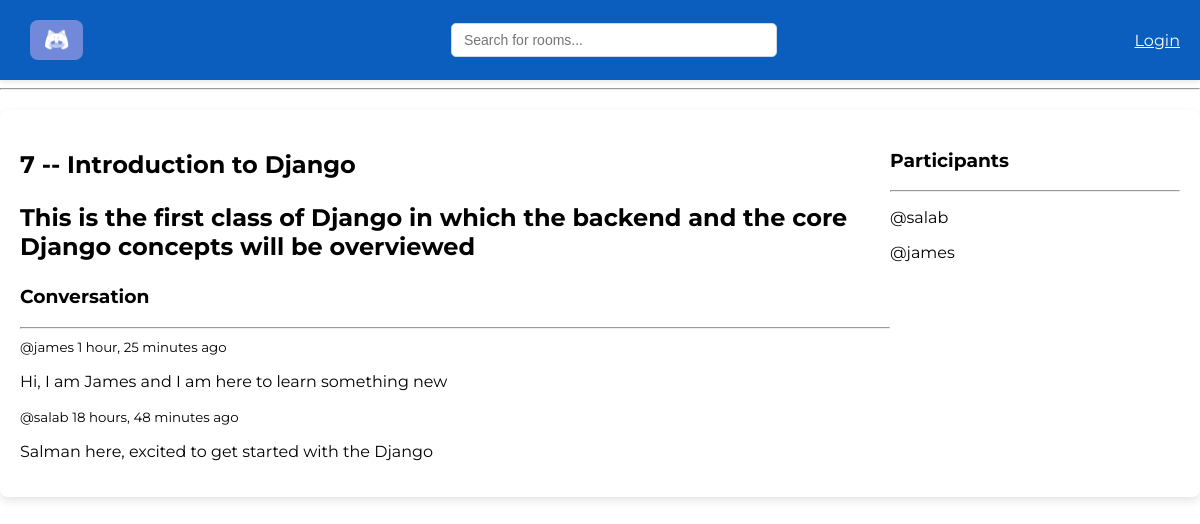
Screenshot of /room/7/ with the database file from the repository.
### base/models.py (models this page shows, shortened)
class Room(models.Model):
    host = models.ForeignKey(User, on_delete=models.SET_NULL, null=True)
    topic = models.ForeignKey(Topic, on_delete=models.SET_NULL, null=True)
    name = models.CharField(max_length=200)
    description = models.TextField(null=True, blank=True)
    participants = models.ManyToManyField(User, related_name="participants", blank=True)
    updated = models.DateTimeField(auto_now=True)
    created = models.DateTimeField(auto_now_add=True)
    class Meta:
        ordering = ["-updated", "-created"]

class Message(models.Model):
    user = models.ForeignKey(User, on_delete=models.CASCADE)
    room = models.ForeignKey(Room, on_delete=models.CASCADE)
    body = models.TextField()
    updated = models.DateTimeField(auto_now=True)
    created = models.DateTimeField(auto_now_add=True)
    class Meta:
        ordering = ["-updated", "-created"]

### base/views.py (the view, shortened to what this page needs)
# urls.py: path('room/<str:pk>/', views.room, name='room'),
def room(request, pk):
    room = Room.objects.get(id=pk)
    room_messages = room.message_set.all().order_by('-created')  # Fetch messages in descending order
    participants = room.participants.all()
    context = {"room": room, "room_messages": room_messages, "participants": participants}
    return render(request, "base/room.html", context)

### base/templates/base/room.html (shortened to what this page needs)
{% extends "main.html" %}
{% block content %}
<div class="room-container">
    <div>
        <h2>
            {{room.id}} -- {{room.name}}
            <p>{{room.description}}</p>
        </h2>
        <div class="comment-wrapper">
            <h3>Conversation</h3>
            <hr />
            {% for message in room_messages %}
            <div>
                <small>@{{message.user}} {{message.created|timesince}} ago </small>
                <p>{{message.body}}</p>
            </div>
            {% endfor %}
        </div>
    </div>
    <div>
        <h3>Participants</h3>
        <hr>
        {% for user in participants %}
        <div>
            <p>@{{user.username}}</p>
        </div>
        {% endfor %}
    </div>
</div>
{% endblock content %}

### static/styles/main.css (style rules this page uses)
body { font-family: "Montserrat", serif; font-optical-sizing: auto; font-style: normal; margin: 0; padding: 0; }

### base/templates/base/room.html (style rules this page uses)
.room-container { display: grid; grid-template-columns: 3fr 1fr; }

### rows the page displays
Room: id "7", name "Introduction to Django", description "This is the first class of Django in which the backend and the core Django concepts will be overviewed"
Message: user "james", created "1 hour, 25 minutes", body "Hi, I am James and I am here to learn something new"
Message: user "salab", created "18 hours, 48 minutes", body "Salman here, excited to get started with the Django"

### other values shown
{{ user.username }} "salab"
{{ user.username }} "james"
